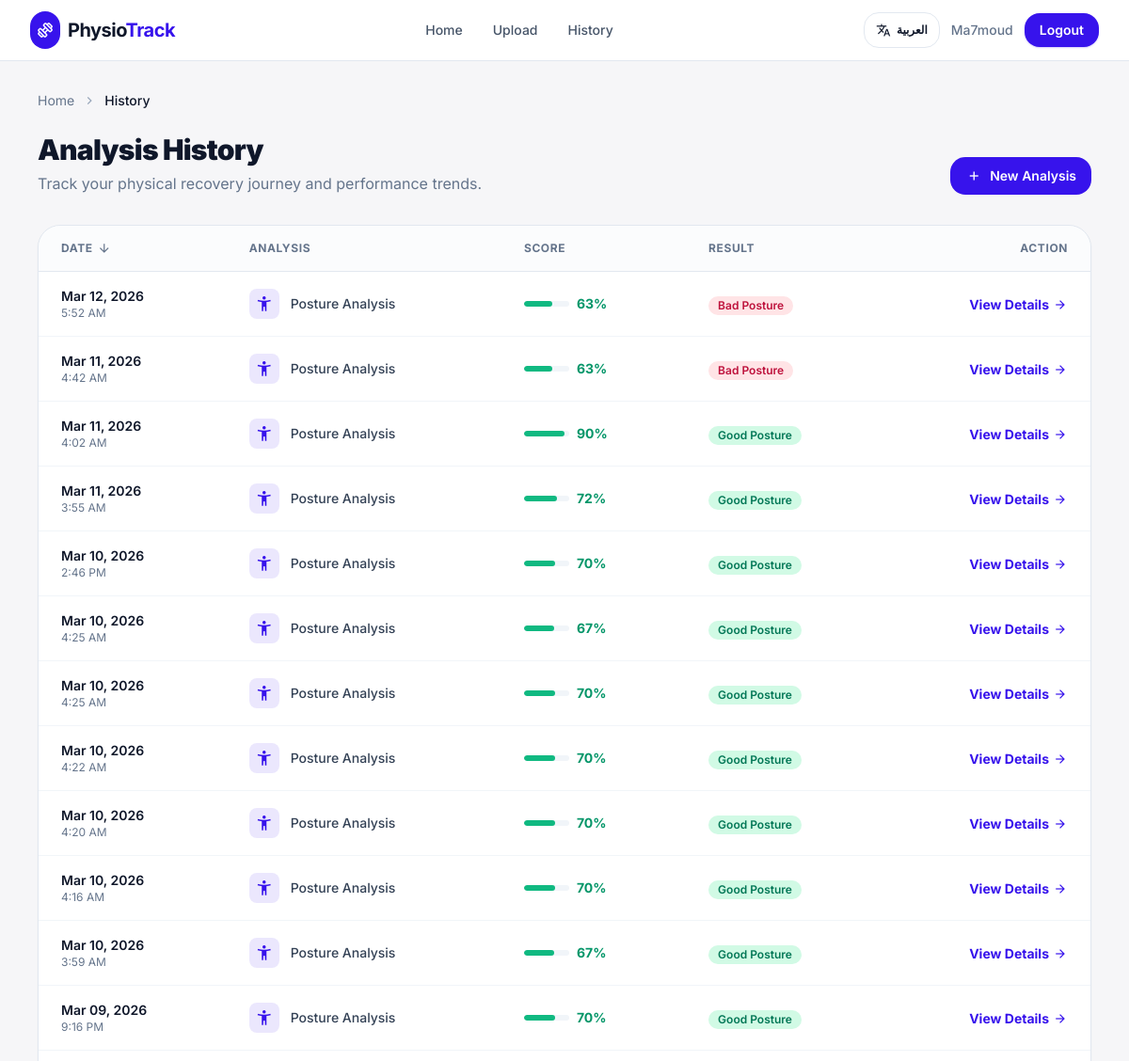
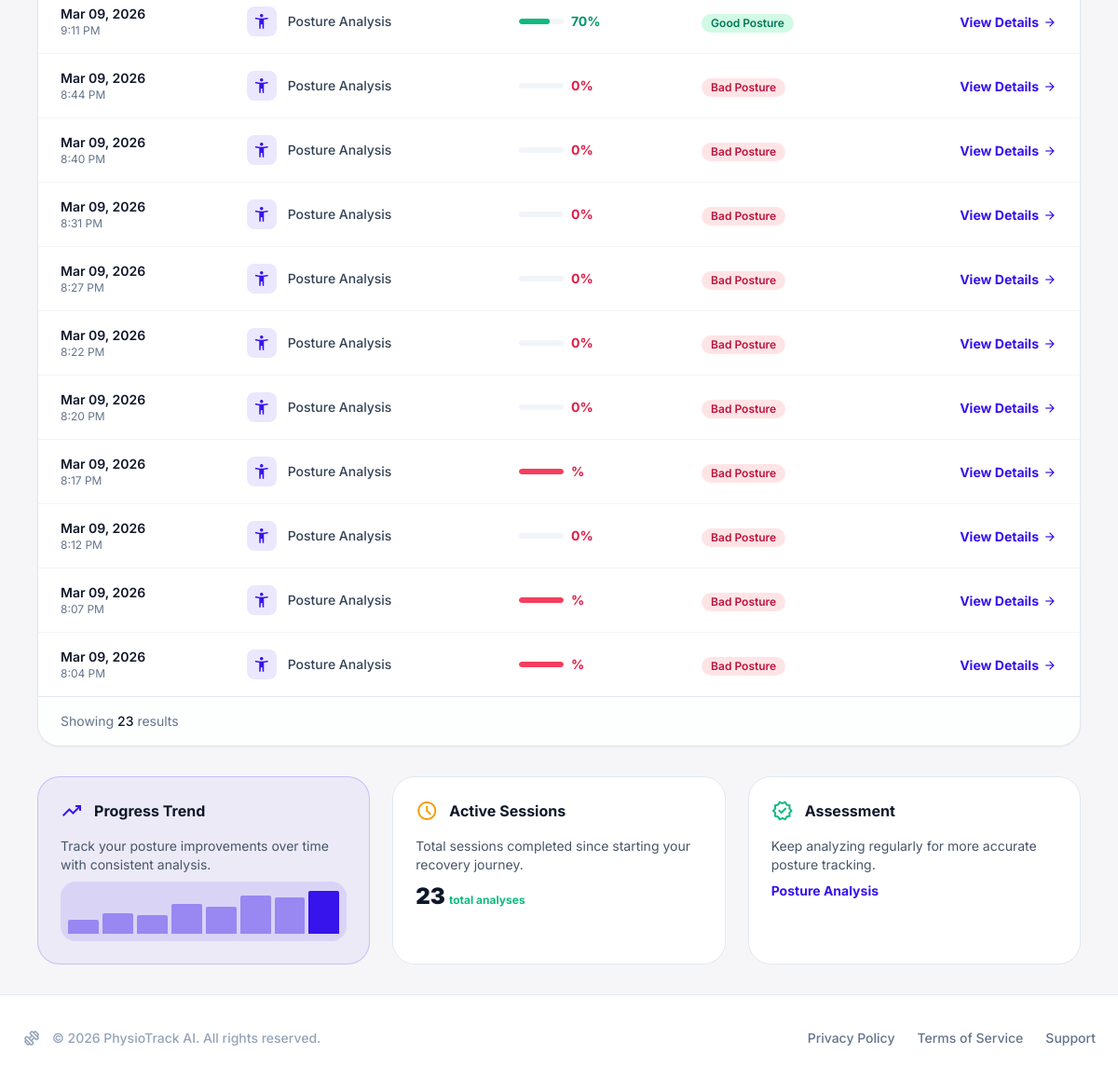
/history/ (signed in), run on an earlier commit of the app's database (2 pictures, top to bottom).
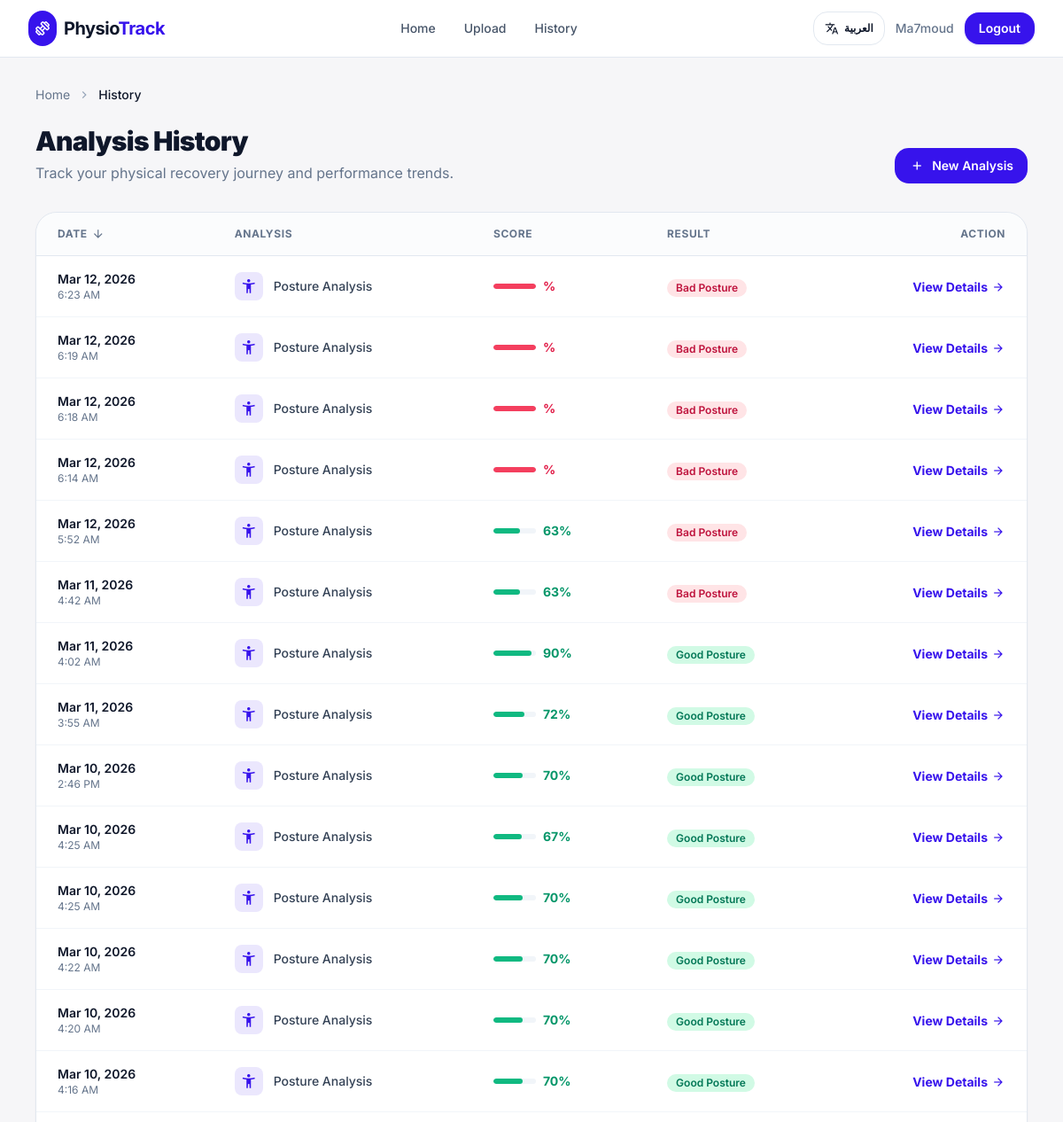
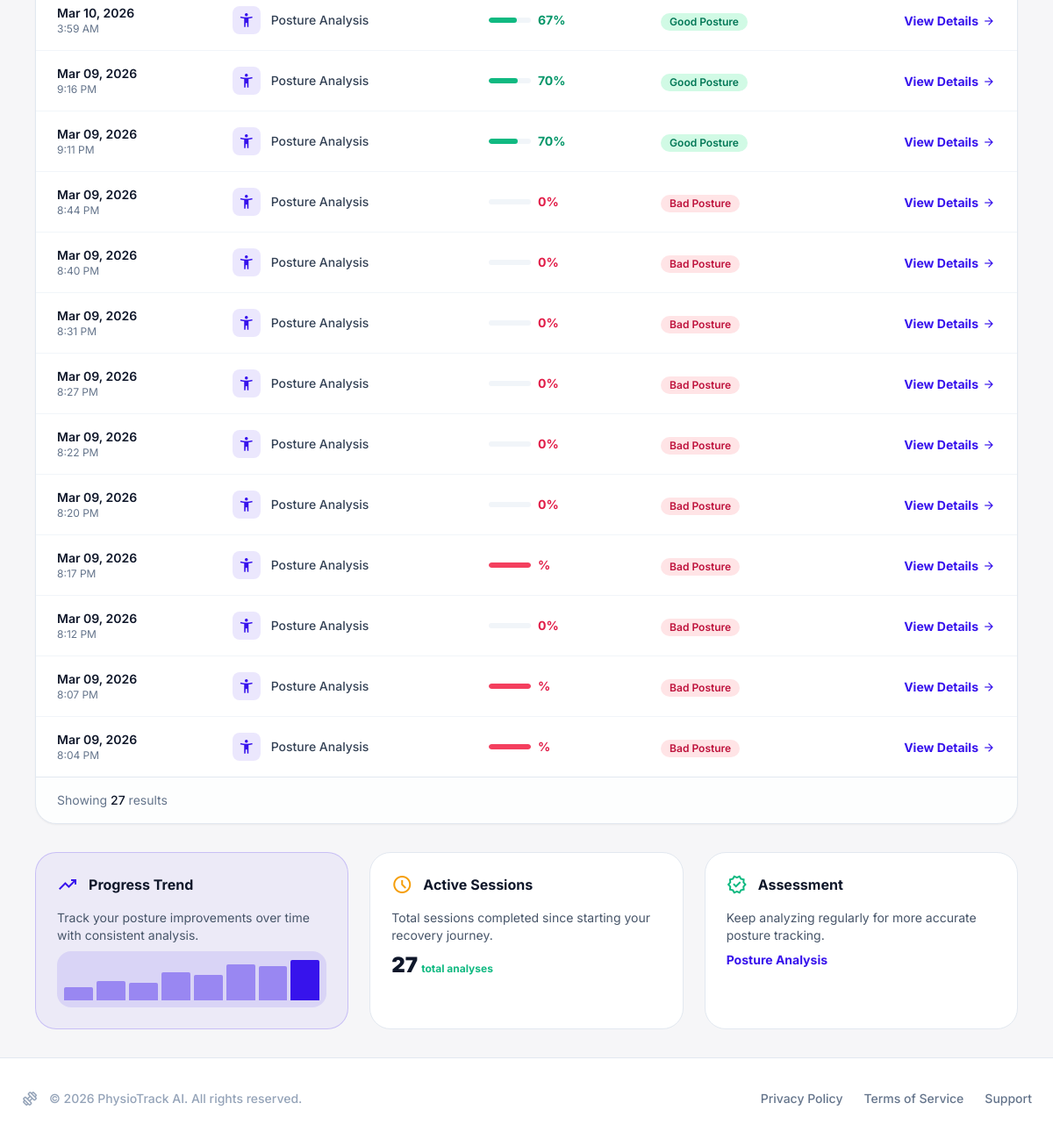
And on a later commit of the database (2 pictures, top to bottom).
### PhysioTrack/models.py (models this page shows)
class PostureVideo(models.Model):
    user = models.ForeignKey(User, on_delete=models.CASCADE)
    image = models.FileField(upload_to='images/')
    result = models.CharField(max_length=50, blank=True)
    score = models.FloatField(null=True, blank=True)
    created_at = models.DateTimeField(auto_now_add=True)

### PhysioTrack/views.py (the view)
# urls.py: path('history/', views.history_view, name='history'),
@login_required
def history_view(request):
    videos = PostureVideo.objects.filter(user=request.user).order_by('-created_at')
    return render(request, 'PhysioTrack/history.html', {'videos': videos})

### PhysioTrack/templates/PhysioTrack/history.html (shortened to what this page needs)
{% extends 'PhysioTrack/base.html' %}
{% block content %}
<div class="max-w-7xl mx-auto w-full px-4 md:px-10 py-8">
    <nav class="flex items-center gap-2 mb-6 text-sm">
        <a class="text-slate-500 hover:text-primary transition-colors" href="{% url 'home' %}" data-i18n="nav_home">Home</a>
        <span class="material-symbols-outlined text-[16px] text-slate-400">chevron_right</span>
        <span class="text-slate-900 font-medium" data-i18n="history_breadcrumb">History</span>
    </nav>
    <div class="flex flex-col md:flex-row justify-between items-start md:items-end gap-4 mb-8">
        <div class="flex flex-col gap-1">
            <h1 class="text-slate-900 text-3xl font-black leading-tight tracking-tight" data-i18n="history_title">Analysis History</h1>
            <p class="text-slate-500 text-base" data-i18n="history_subtitle">Track your physical recovery journey and performance trends.</p>
        </div>
        <div class="flex gap-3 w-full md:w-auto">
            <a href="{% url 'upload' %}" class="flex-1 md:flex-none flex items-center justify-center gap-2 bg-primary text-white px-4 py-2.5 rounded-lg font-semibold text-sm hover:opacity-90 transition-opacity">
                <span class="material-symbols-outlined text-[18px]">add</span>
                <span data-i18n="history_new">New Analysis</span>
            </a>
        </div>
    </div>
    {% if videos %}
    <div class="bg-white rounded-xl border border-slate-200 shadow-sm overflow-hidden">
        <div class="overflow-x-auto">
            <table class="w-full text-left rtl:text-right border-collapse">
                <thead>
                    <tr class="bg-slate-50/50">
                        <th class="px-6 py-4 text-xs font-bold uppercase tracking-wider text-slate-500 border-b border-slate-200">
                            <div class="flex items-center gap-1">
                                <span data-i18n="history_date">Date</span>
                                <span class="material-symbols-outlined text-[16px]">arrow_downward</span>
                            </div>
                        </th>
                        <th class="px-6 py-4 text-xs font-bold uppercase tracking-wider text-slate-500 border-b border-slate-200" data-i18n="history_analysis">Analysis</th>
                        <th class="px-6 py-4 text-xs font-bold uppercase tracking-wider text-slate-500 border-b border-slate-200" data-i18n="history_score">Score</th>
                        <th class="px-6 py-4 text-xs font-bold uppercase tracking-wider text-slate-500 border-b border-slate-200" data-i18n="history_result">Result</th>
                        <th class="px-6 py-4 text-xs font-bold uppercase tracking-wider text-slate-500 border-b border-slate-200 text-right rtl:text-left" data-i18n="history_action">Action</th>
                    </tr>
                </thead>
                <tbody class="divide-y divide-slate-100">
                    {% for v in videos %}
                    <tr class="hover:bg-slate-50 transition-colors">
                        <td class="px-6 py-4 whitespace-nowrap">
                            <div class="flex flex-col">
                                <span class="text-sm font-semibold text-slate-900">{{ v.created_at|date:"M d, Y" }}</span>
                                <span class="text-xs text-slate-500">{{ v.created_at|date:"g:i A" }}</span>
                            </div>
                        </td>
                        <td class="px-6 py-4">
                            <div class="flex items-center gap-3">
                                <div class="size-8 rounded bg-primary/10 flex items-center justify-center text-primary">
                                    <span class="material-symbols-outlined text-[20px]">accessibility_new</span>
                                </div>
                                <span class="text-sm font-medium text-slate-700" data-i18n="history_posture_analysis">Posture Analysis</span>
                            </div>
                        </td>
                        <td class="px-6 py-4">
                            <div class="flex items-center gap-2">
                                <div class="w-12 bg-slate-100 h-1.5 rounded-full overflow-hidden">
                                    {% if v.score >= 50 %}
                                    <div class="bg-emerald-500 h-full rounded-full" style="width: {{ v.score }}%"></div>
                                    {% else %}
                                    <div class="bg-rose-500 h-full rounded-full" style="width: {{ v.score }}%"></div>
                                    {% endif %}
                                </div>
                                {% if v.score >= 50 %}
                                <span class="text-sm font-bold text-emerald-600">{{ v.score|floatformat:0 }}%</span>
                                {% else %}
                                <span class="text-sm font-bold text-rose-600">{{ v.score|floatformat:0 }}%</span>
                                {% endif %}
                            </div>
                        </td>
                        <td class="px-6 py-4">
                            {% if v.result == 'Good Posture' %}
                            <span class="inline-flex items-center px-2.5 py-0.5 rounded-full text-xs font-semibold bg-emerald-100 text-emerald-700" data-i18n="history_good">
                            </span>
                            {% else %}
                            <span class="inline-flex items-center px-2.5 py-0.5 rounded-full text-xs font-semibold bg-rose-100 text-rose-700" data-i18n="history_bad">
                            </span>
                            {% endif %}
                        </td>
                        <td class="px-6 py-4 text-right rtl:text-left">
                            <a href="{% url 'result' v.pk %}" class="text-primary hover:text-primary/80 font-bold text-sm inline-flex items-center gap-1">
                                <span data-i18n="history_view">View Details</span>
                                <span class="material-symbols-outlined text-[16px]">arrow_forward</span>
                            </a>
                        </td>
                    </tr>
                    {% endfor %}
                </tbody>
            </table>
        </div>
        <div class="px-6 py-4 flex items-center justify-between border-t border-slate-200 bg-slate-50/30">
            <div class="text-sm text-slate-500">
                <span data-i18n="history_showing">Showing</span> <span class="font-medium text-slate-900">{{ videos|length }}</span> <span data-i18n="history_results">results</span>
            </div>
        </div>
    </div>
    <div class="mt-8 grid grid-cols-1 md:grid-cols-3 gap-6">
        <div class="bg-primary/5 border border-primary/20 p-6 rounded-xl">
            <div class="flex items-center gap-3 mb-4">
                <span class="material-symbols-outlined text-primary">trending_up</span>
                <h3 class="font-bold text-slate-900" data-i18n="history_trend_title">Progress Trend</h3>
            </div>
            <p class="text-sm text-slate-600 mb-2" data-i18n="history_trend_desc">Track your posture improvements over time with consistent analysis.</p>
            <div class="w-full h-16 bg-primary/10 rounded-lg flex items-end justify-between p-2 gap-1 overflow-hidden">
                <div class="w-full bg-primary/40 h-[30%] rounded-t-sm"></div>
                <div class="w-full bg-primary/40 h-[45%] rounded-t-sm"></div>
                <div class="w-full bg-primary/40 h-[40%] rounded-t-sm"></div>
                <div class="w-full bg-primary/40 h-[65%] rounded-t-sm"></div>
                <div class="w-full bg-primary/40 h-[60%] rounded-t-sm"></div>
                <div class="w-full bg-primary/40 h-[85%] rounded-t-sm"></div>
                <div class="w-full bg-primary/40 h-[80%] rounded-t-sm"></div>
                <div class="w-full bg-primary h-[95%] rounded-t-sm"></div>
            </div>
        </div>
        <div class="bg-white border border-slate-200 p-6 rounded-xl">
            <div class="flex items-center gap-3 mb-4">
                <span class="material-symbols-outlined text-amber-500">schedule</span>
                <h3 class="font-bold text-slate-900" data-i18n="history_sessions_title">Active Sessions</h3>
            </div>
            <p class="text-sm text-slate-600 mb-2" data-i18n="history_sessions_desc">Total sessions completed since starting your recovery journey.</p>
            <div class="flex items-baseline gap-1">
                <span class="text-2xl font-black text-slate-900">{{ videos|length }}</span>
                <span class="text-xs font-bold text-emerald-500" data-i18n="history_total">total analyses</span>
            </div>
        </div>
        <div class="bg-white border border-slate-200 p-6 rounded-xl">
            <div class="flex items-center gap-3 mb-4">
                <span class="material-symbols-outlined text-emerald-500">verified</span>
                <h3 class="font-bold text-slate-900" data-i18n="history_assess_title">Assessment</h3>
            </div>
            <p class="text-sm text-slate-600 mb-2" data-i18n="history_assess_desc">Keep analyzing regularly for more accurate posture tracking.</p>
            <div class="flex items-center gap-2">
                <span class="text-sm font-bold text-primary" data-i18n="history_assess_label">Posture Analysis</span>
            </div>
        </div>
    </div>
    {% endif %}
</div>
{% endblock %}

### PhysioTrack/templates/PhysioTrack/base.html (shortened to what this page needs)
{% load static %}
<!DOCTYPE html>
<html lang="en" dir="ltr">
<head>
    <script src="https://cdn.tailwindcss.com?plugins=forms,container-queries"></script>
</head>
<body class="bg-background-light text-slate-900 min-h-screen flex flex-col font-display">
    <header class="sticky top-0 z-50 bg-white border-b border-slate-200">
        <div class="max-w-7xl mx-auto px-4 sm:px-6 lg:px-8">
            <div class="flex justify-between items-center h-16">
                <div class="flex items-center gap-2">
                    <div class="bg-primary p-1.5 rounded-lg flex items-center justify-center">
                        <span class="material-symbols-outlined text-white text-xl">exercise</span>
                    </div>
                    <a href="{% url 'home' %}" class="text-xl font-bold tracking-tight text-slate-900">Physio<span
                            class="text-primary">Track</span></a>
                </div>
                <nav class="hidden md:flex items-center space-x-8 rtl:space-x-reverse">
                    <a class="text-sm font-medium text-slate-600 hover:text-primary transition-colors"
                        href="{% url 'home' %}" data-i18n="nav_home">Home</a>
                    {% if user.is_authenticated %}
                    <a class="text-sm font-medium text-slate-600 hover:text-primary transition-colors"
                        href="{% url 'upload' %}" data-i18n="nav_upload">Upload</a>
                    <a class="text-sm font-medium text-slate-600 hover:text-primary transition-colors"
                        href="{% url 'history' %}" data-i18n="nav_history">History</a>
                    {% endif %}
                </nav>
                <div class="flex items-center gap-3">
                    <button onclick="toggleLanguage()" id="langToggle"
                        class="lang-toggle flex items-center gap-1.5 px-3 py-1.5 text-xs font-bold rounded-lg border border-slate-200 hover:bg-slate-50 transition-all">
                        <span class="material-symbols-outlined text-base">translate</span>
                        <span id="langLabel">العربية</span>
                    </button>
                    {% if user.is_authenticated %}
                    <span class="text-sm font-medium text-slate-500 hidden sm:inline">{{ user.username }}</span>
                    <a href="{% url 'logout' %}"
                        class="px-4 py-2 text-sm font-semibold text-white bg-primary hover:bg-opacity-90 rounded-lg shadow-sm shadow-primary/20 transition-all"
                        data-i18n="nav_logout">
                    </a>
                    {% endif %}
                </div>
            </div>
        </div>
    </header>
    <main class="flex-grow">
        {% block content %}{% endblock %}
    </main>
    <footer class="bg-white border-t border-slate-200 py-8 px-6">
        <div class="max-w-7xl mx-auto flex flex-col md:flex-row justify-between items-center gap-4">
            <div class="flex items-center gap-3 text-slate-400">
                <span class="material-symbols-outlined text-xl">exercise</span>
                <span class="text-sm font-medium" data-i18n="footer_copy">© 2026 PhysioTrack AI. All rights
                    reserved.</span>
            </div>
            <div class="flex gap-6 text-sm font-medium text-slate-500">
                <a class="hover:text-primary transition-colors" href="#" data-i18n="footer_privacy">Privacy Policy</a>
                <a class="hover:text-primary transition-colors" href="#" data-i18n="footer_terms">Terms of Service</a>
                <a class="hover:text-primary transition-colors" href="#" data-i18n="footer_support">Support</a>
            </div>
        </div>
    </footer>
</body>
</html>

### PhysioTrack/templates/PhysioTrack/base.html (style rules this page uses)
body { font-family: 'Inter', sans-serif; }
.lang-toggle { transition: all 0.3s ease; }

What changed in the data, as far as the page shows it:
added PostureVideo: created_at "Mar 12, 2026", created_at "6:23 AM", result "Bad Posture"
added PostureVideo: created_at "Mar 12, 2026", created_at "6:19 AM", result "Bad Posture"
added PostureVideo: created_at "Mar 12, 2026", created_at "6:18 AM", result "Bad Posture"
added PostureVideo: created_at "Mar 12, 2026", created_at "6:14 AM", result "Bad Posture"
Also different on the page:
{{ videos|length }}: "23" → "27"
